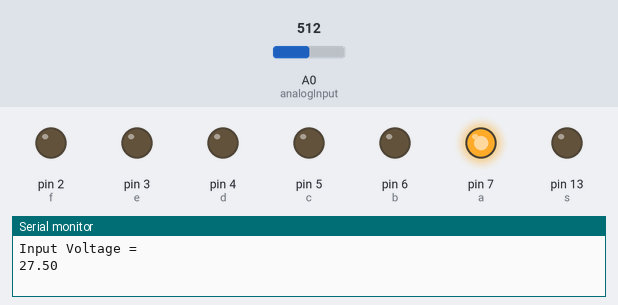
Recording of a sketch running on a simulated Arduino Uno, built with avr-gcc and run on an emulated ATmega328P. Parts: output pins drawn as LEDs (lit = HIGH), the last lines printed to the serial monitor. Inputs (shaded band) come from the test bench; at power-on: A0 (analogInput) = 512.

Above: at 4.2 s.
4.3 s: A0 (analogInput) set to 245
7.0 s: A0 (analogInput) set to 231
At 8.1 s:
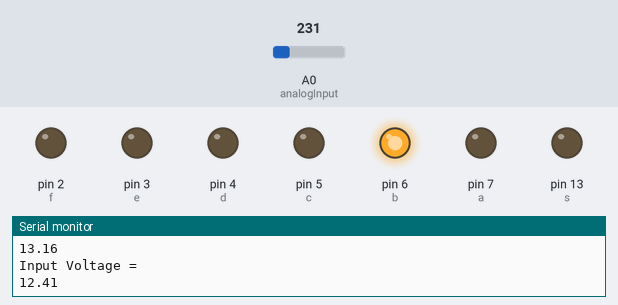
9.7 s: A0 (analogInput) set to 122
At 12.2 s:
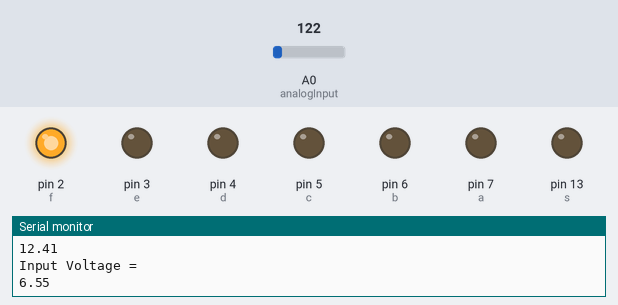
12.5 s: A0 (analogInput) set to 306
At 13.9 s:
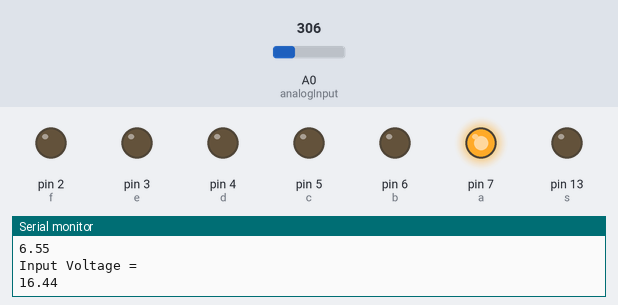
15.2 s: A0 (analogInput) set to 0
At 18.2 s:
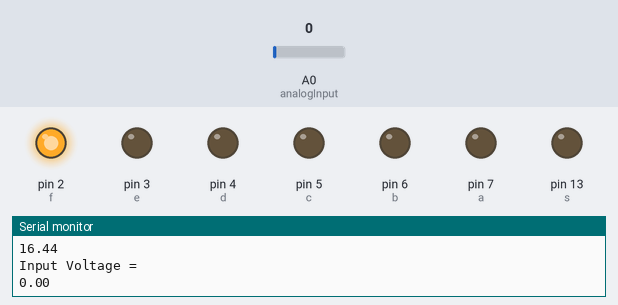
Timing chart, 0 to 19.5 s (numbered marks = the images above; inputs shaded):
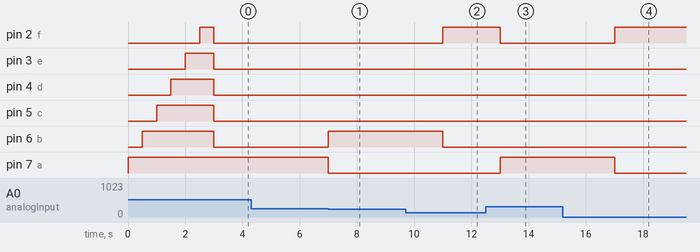

Measured:
- the behaviour switches between 232 and 231 on A0 (analogInput) (found by bisection; images 0 and 1)
- after the input at 7.0 s, pin 6 (b): LOW → HIGH at once; pin 7 (a): HIGH → LOW at once
- after the input at 9.7 s, pin 2 (f): LOW → HIGH after 1.3 s; pin 6 (b): HIGH → LOW after 1.3 s
- after the input at 12.5 s, pin 2 (f): HIGH → LOW after 0.51 s; pin 7 (a): LOW → HIGH after 0.51 s
- after the input at 15.2 s, pin 2 (f): LOW → HIGH after 1.8 s; pin 7 (a): HIGH → LOW after 1.8 s

The sketch:

BLI.ino
```cpp
int analogInput = 0;
int f=2;
int e=3;
int d=4;
int c=5;
int b=6;
int a=7;
int s=13;
float vout = 0.0;
float vin = 0.0;
float R1 = 100000;
float R2 = 10000;
int value = 0;
void setup()
{
Serial.begin(9600);
pinMode(analogInput,INPUT);
pinMode(s,OUTPUT);
pinMode(a,OUTPUT);
pinMode(b,OUTPUT);
pinMode(c,OUTPUT);
pinMode(d,OUTPUT);
pinMode(e,OUTPUT);
pinMode(f,OUTPUT);
digitalWrite(s,LOW);
digitalWrite(a,HIGH);
delay(500);
digitalWrite(b,HIGH);
delay(500);
digitalWrite(c,HIGH);
delay(500);
digitalWrite(d,HIGH);
delay(500);
digitalWrite(e,HIGH);
delay(500);
digitalWrite(f,HIGH);
delay(500);
digitalWrite(a,LOW);
digitalWrite(b,LOW);
digitalWrite(c,LOW);
digitalWrite(d,LOW);
digitalWrite(e,LOW);
digitalWrite(f,LOW);
}
void loop()
{
  value = analogRead(analogInput);
  vout = (value * 5.0) / 1024;
  vin = vout / (R2/(R1+R2));
  Serial.println("Input Voltage = ");
  Serial.println(vin);
  if(vin>12.46) {digitalWrite(a,HIGH);}
    else { digitalWrite(a,LOW);}
  if(vin<=12.46 && vin>12.28) {digitalWrite(b,HIGH);}
    else { digitalWrite(b,LOW);}
  if(vin<=12.28 && vin>12.12) {digitalWrite(c,HIGH);}
    else { digitalWrite(c,LOW);}
  if(vin<=12.12 && vin>11.98) {digitalWrite(d,HIGH);}
    else { digitalWrite(d,LOW);}
  if(vin<=11.98 && vin>11.90){digitalWrite(e,HIGH);}
    else {digitalWrite(e,LOW);}
  if(vin<=11.90) {digitalWrite(f,HIGH);}
    else {digitalWrite(f,LOW);}
  delay(2000);
}
```
